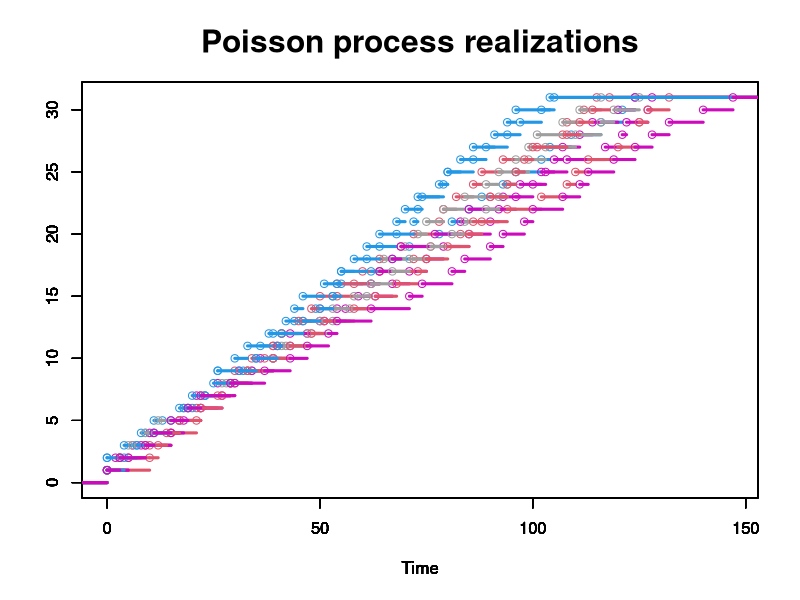
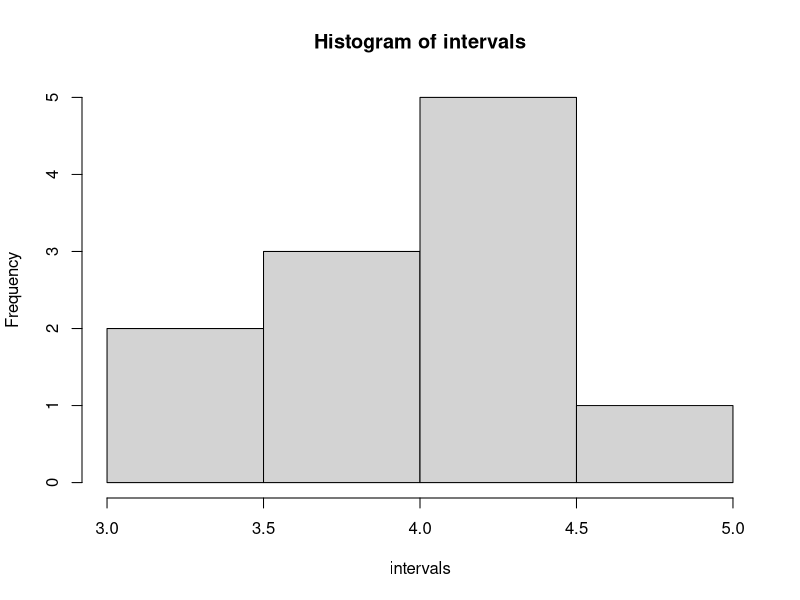
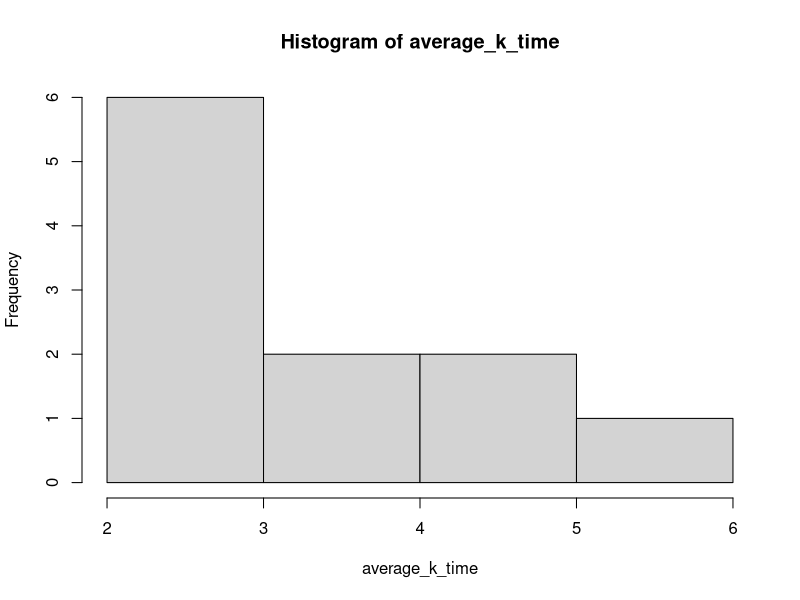
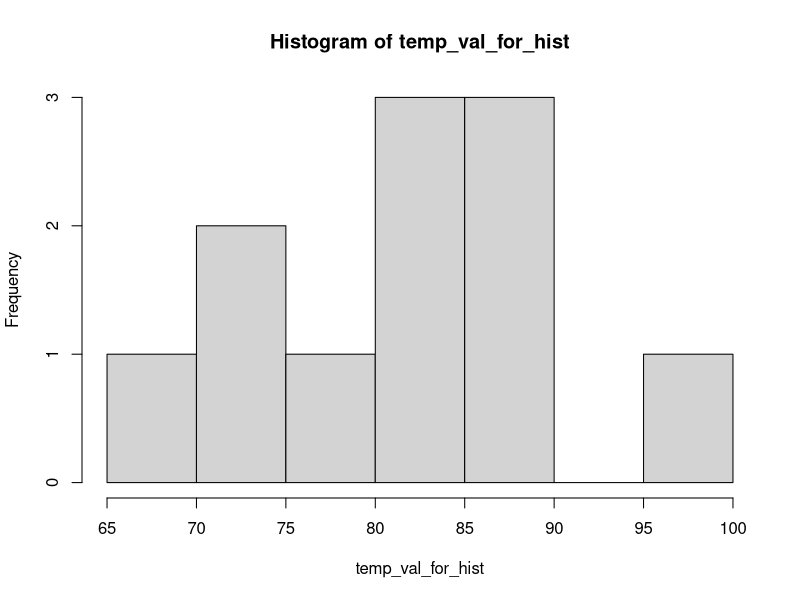

Reproduce these figures in R, in order.
m = 30;
k = 6;
n = 21;
lambda = 4;
single_realization= 0;
realizations = list();
step_functions = list();
max_realization_values = c();
intervals = c();
average_k_time = 0;
for (i in 1:11) {
    temp_intervals = 0;
    for (j in 1:m) {
        temp_intervals[j] = rpois(n = 1, lambda);
        single_realization[j + 1] = single_realization[j] + temp_intervals[j];
        if (j == k) {
            average_k_time[i] = temp_intervals[j];
        }
    }
    intervals[i] = mean(temp_intervals);
    realizations[[i]] = single_realization;
    max_realization_values[i] = max(single_realization);
    step_functions[[i]] = stepfun(y = seq(0, m + 1), x = single_realization);
    single_realization= 0;
}

max_realization_value = max(max_realization_values);

for (i in 1:10) {
    plot.stepfun(x = step_functions[[i]], do.points = TRUE, col.points = i * 10, col.hor = i * 10, verticals = FALSE,
             lwd = 3, xlab = "Time", ylab = "", main = "", xlim = c(0, max_realization_value));
    par(new = TRUE);
}
plot.stepfun(x = step_functions[[11]], do.points = TRUE, col.points = 110, col.hor = 110, verticals = FALSE,
             lwd = 3, xlab = "Time", ylab = "", main = "", xlim = c(0, max_realization_value));
title(main = "Poisson process realizations", cex.main = 1.9);

# Task3
#  Subtask 1:
dev.new();
hist(intervals);


#  Subtask 2:
dev.new();
hist(average_k_time);


#  Subtask 3:
dev.new();
temp_val_for_hist = c();
for (i in 1:11) {
    temp_val_for_hist[i] = realizations[[i]][n];
}
hist(temp_val_for_hist);
